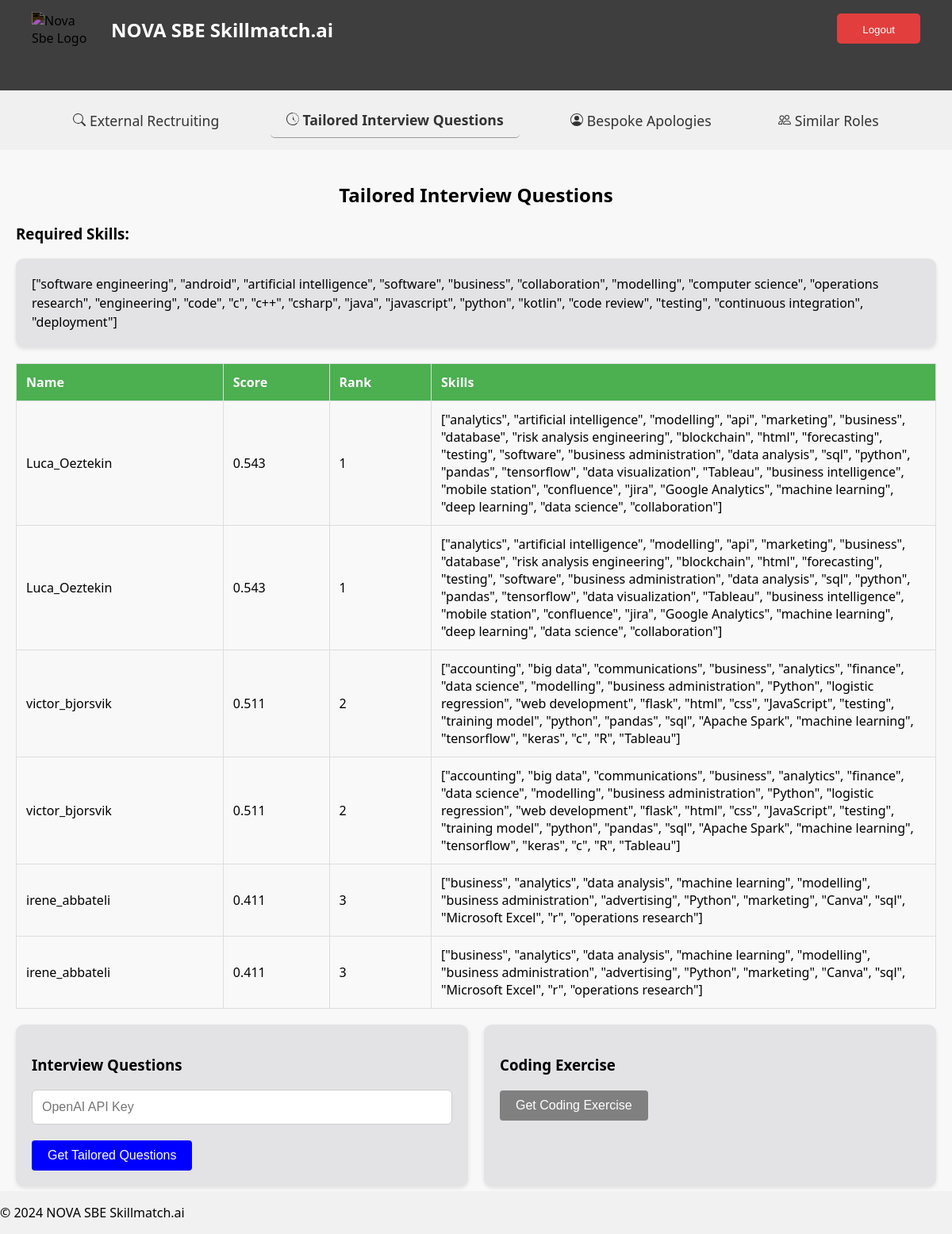
The app's page /tailored_interviews (signed in), older data.
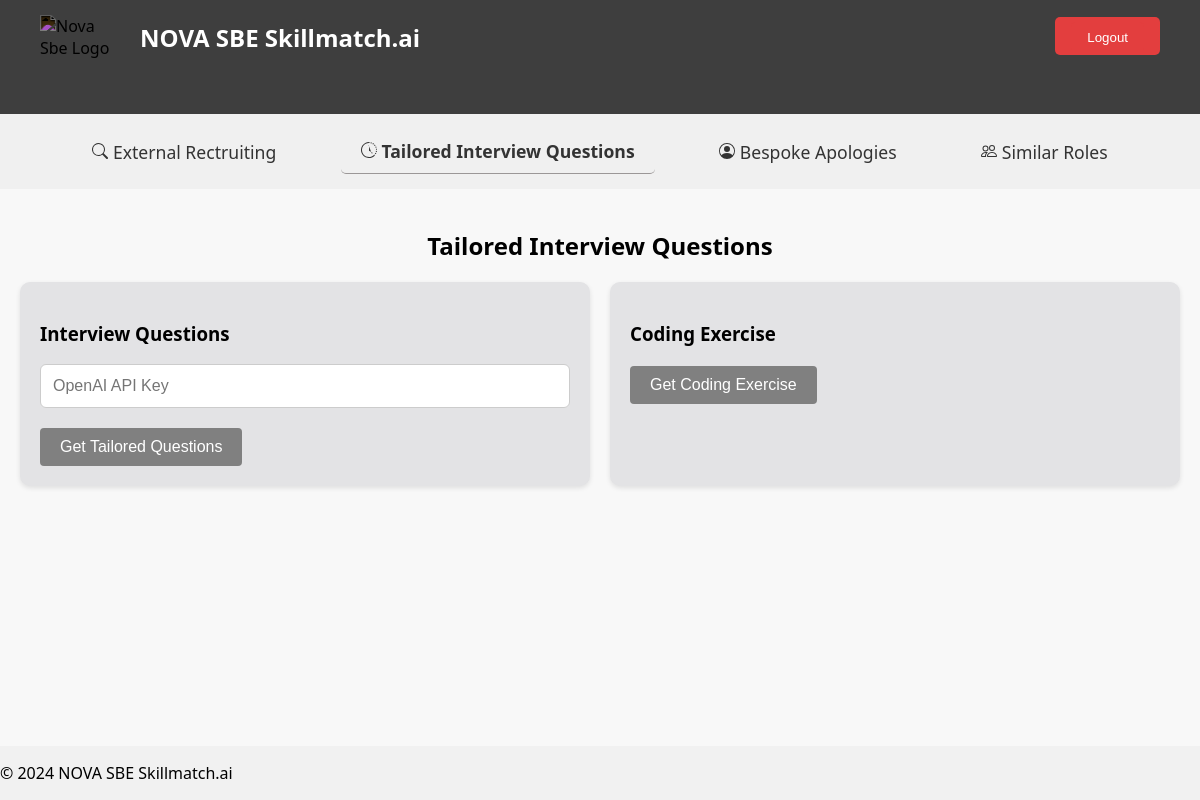
The same page, newer data.
### tables this page shows
CREATE TABLE job_postings (
    job_id INTEGER PRIMARY KEY AUTOINCREMENT,
    job_description TEXT NOT NULL,
    required_skills TEXT,
    created_at DATETIME DEFAULT CURRENT_TIMESTAMP
);

CREATE TABLE applicants (
    applicant_id INTEGER PRIMARY KEY AUTOINCREMENT,
    name TEXT NOT NULL,
    contact_info TEXT,
    skills TEXT,
    degrees TEXT,
    similarity_score REAL,
    rank INTEGER,
    interview_status TEXT
);

### user_interface/app.py (the view)
@app.route("/tailored_interviews", methods=["GET", "POST"])
@login_required
def tailored_interviews():
    db = get_db()
    cursor = db.cursor()
    cursor.execute(
        """SELECT * FROM applicants
          WHERE interview_status = 'Selected'
          ORDER BY RANK""")
    winners = cursor.fetchall()
    cursor.execute("SELECT required_skills FROM job_postings")
    required_skills = cursor.fetchall()
    if request.method == 'POST':
        if winners:
            MODEL = "gpt-4o-mini"
            if session.get("user_id") == 1:
                api_key = os.getenv("OPENAI_API_KEY", "<your OpenAI API key if not set as an env var>")
            else:
                api_key = request.form.get("password")
            try:
                response = main.tailored_questions(api_key, winners, required_skills, model=MODEL)
            except tenacity.RetryError as e:
                return apology_openai("Need a valid OpenAI API Key", 403)
        else:
            response = []
        winners = []
        required_skills = []
        return render_template("tailored_interviews.html", winners=winners, response=response, required_skills=required_skills)
    else:
        return render_template("tailored_interviews.html", winners=winners, required_skills=required_skills)

### user_interface/helpers.py (called while the page is built)
def get_db():
    if 'db' not in g:
        g.db = sqlite3.connect('skills.db')
        g.db.execute('PRAGMA foreign_keys = ON;')
    return g.db

def login_required(f):
    @wraps(f)
    def decorated_function(*args, **kwargs):
        if session.get("user_id") is None:
            return redirect("/login")
        return f(*args, **kwargs)
    return decorated_function

### user_interface/templates/tailored_interviews.html (shortened to what this page needs)
{% extends "layout.html" %}
{% block main %}
<p class="hello-user">Tailored Interview Questions</p>
{% if winners and required_skills %}
<h3>Required Skills:</h3>
<div class="skills-box">
    {{ required_skills[0][0] }}
</div>
{% endif %}
{% if winners %}
<div class="winners-table-container">
    <table>
        <thead>
            <tr>
                <th>Name</th>
                <th>Score</th>
                <th>Rank</th>
                <th>Skills</th>
            </tr>
        </thead>
        <tbody>
        {% for winner in winners %}
        <tr>
            <td>{{ winner[1] }}</td>
            <td>{{ winner[5] | round(5, 'floor') }}</td>
            <td>{{ winner[6] }}</td>
            <td>{{ winner[3] }}</td>
        </tr>
        {% endfor %}
        </tbody>
    </table>
</div>
{% endif %}
<div class="content-row">
    <div class="content-box">
        <h3>Interview Questions</h3>
        <form method="post" action="{{ url_for('tailored_interviews') }}" id="analysis-form" class="analysis-form">
            {% if not response %}
            <div class="form-group">
                <input id="password" name="password" placeholder="OpenAI API Key" type="password">
            </div>
            <button type="submit" class="action-button run-button" {% if not winners or not required_skills %}disabled{% endif %}>Get Tailored Questions</button>
            {% endif %}
        </form>
    </div>
    <div class="content-box">
        <h3>Coding Exercise</h3>
        <button id="fetch-exercise-btn" class="action-button run-button"
            {% if not response %}disabled{% endif %}>Get Coding Exercise</button>
    </div>
    </div>
{% endblock %}

Row changes from the older to the newer data that the page shows:
removed job_postings: required_skills "[\"software engineering\", \"android\", \"artificial intelligence\", \"software\", \"business\", \"collaboration\", \"modelling\", \"computer science\", \"operations research\", \"engineering\", \"code\", \"c\", \"c++\", \"csharp\", \"java\", \"javascript\", \"python\", \"kotlin\", \"code review\", \"testing\", \"continuous integration\", \"deployment\"]"
removed applicants: name "Luca_Oeztekin", similarity_score "0.543", rank "1", skills "[\"analytics\", \"artificial intelligence\", \"modelling\", \"api\", \"marketing\", \"business\", \"database\", \"risk analysis engineering\", \"blockchain\", \"html\", \"forecasting\", \"testing\", \"software\", \"business administration\", \"data analysis\", \"sql\", \"python\", \"pandas\", \"tensorflow\", \"data visualization\", \"Tableau\", \"business intelligence\", \"mobile station\", \"confluence\", \"jira\", \"Google Analytics\", \"machine learning\", \"deep learning\", \"data science\", \"collaboration\"]"
removed applicants: name "Luca_Oeztekin", similarity_score "0.543", rank "1", skills "[\"analytics\", \"artificial intelligence\", \"modelling\", \"api\", \"marketing\", \"business\", \"database\", \"risk analysis engineering\", \"blockchain\", \"html\", \"forecasting\", \"testing\", \"software\", \"business administration\", \"data analysis\", \"sql\", \"python\", \"pandas\", \"tensorflow\", \"data visualization\", \"Tableau\", \"business intelligence\", \"mobile station\", \"confluence\", \"jira\", \"Google Analytics\", \"machine learning\", \"deep learning\", \"data science\", \"collaboration\"]"
removed applicants: name "victor_bjorsvik", similarity_score "0.511", rank "2", skills "[\"accounting\", \"big data\", \"communications\", \"business\", \"analytics\", \"finance\", \"data science\", \"modelling\", \"business administration\", \"Python\", \"logistic regression\", \"web development\", \"flask\", \"html\", \"css\", \"JavaScript\", \"testing\", \"training model\", \"python\", \"pandas\", \"sql\", \"Apache Spark\", \"machine learning\", \"tensorflow\", \"keras\", \"c\", \"R\", \"Tableau\"]"
removed applicants: name "victor_bjorsvik", similarity_score "0.511", rank "2", skills "[\"accounting\", \"big data\", \"communications\", \"business\", \"analytics\", \"finance\", \"data science\", \"modelling\", \"business administration\", \"Python\", \"logistic regression\", \"web development\", \"flask\", \"html\", \"css\", \"JavaScript\", \"testing\", \"training model\", \"python\", \"pandas\", \"sql\", \"Apache Spark\", \"machine learning\", \"tensorflow\", \"keras\", \"c\", \"R\", \"Tableau\"]"
removed applicants: name "irene_abbateli", similarity_score "0.411", rank "3", skills "[\"business\", \"analytics\", \"data analysis\", \"machine learning\", \"modelling\", \"business administration\", \"advertising\", \"Python\", \"marketing\", \"Canva\", \"sql\", \"Microsoft Excel\", \"r\", \"operations research\"]"
removed applicants: name "irene_abbateli", similarity_score "0.411", rank "3", skills "[\"business\", \"analytics\", \"data analysis\", \"machine learning\", \"modelling\", \"business administration\", \"advertising\", \"Python\", \"marketing\", \"Canva\", \"sql\", \"Microsoft Excel\", \"r\", \"operations research\"]"
Text that changed along with them:
text no longer shown: "Required Skills: Name Score Rank Skills"
